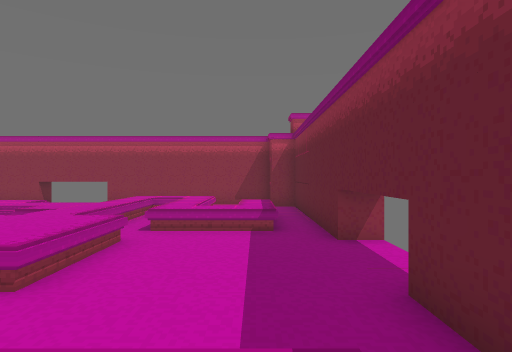
[1] (above)

16 first-person views from a walk through a level from a Godot 3-D game. The camera is 1.5 m above the floor, looks level and sees 75° across. The floor is counted in squares, 2 m on a side. Each view is taken from the middle of a square. On the plan, view 1 faces up. The plan holds only what a view shows up to about 11 squares ahead; the rest is blank. The place goes on beyond the plan.

[2]
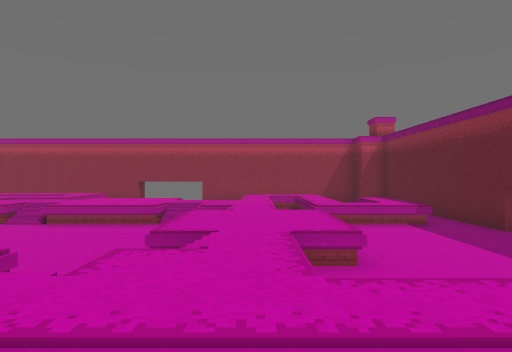

[3]
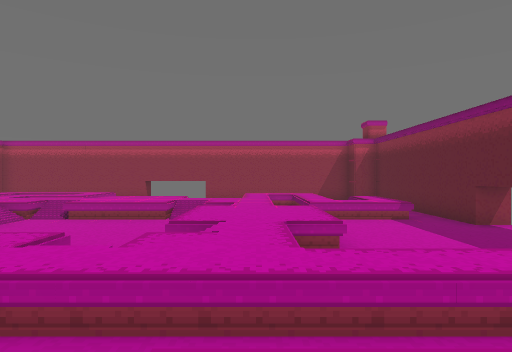

[4]
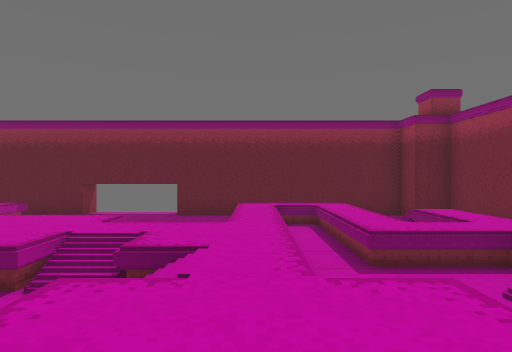

[5]
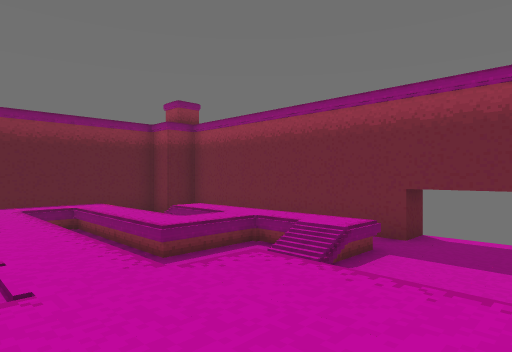

[6]
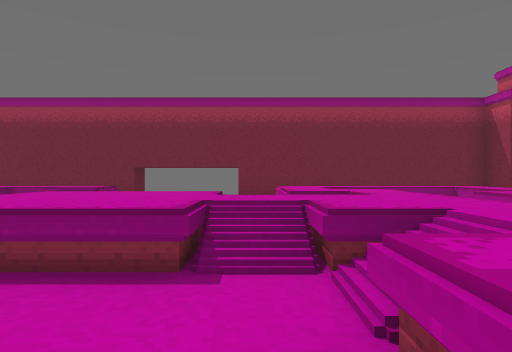

[7]
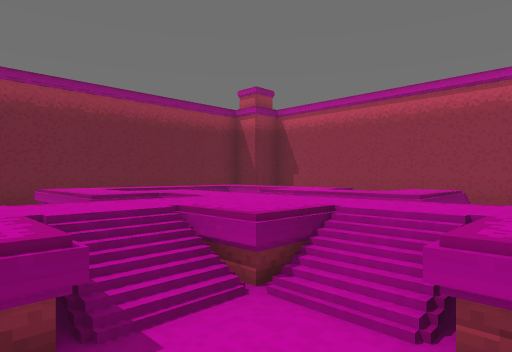

[8]
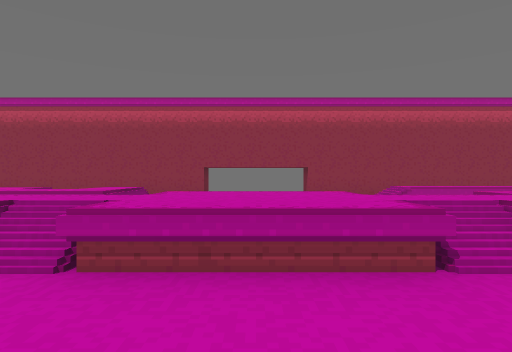

[9]
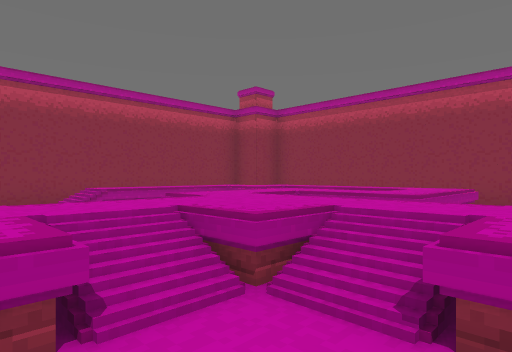

[10]
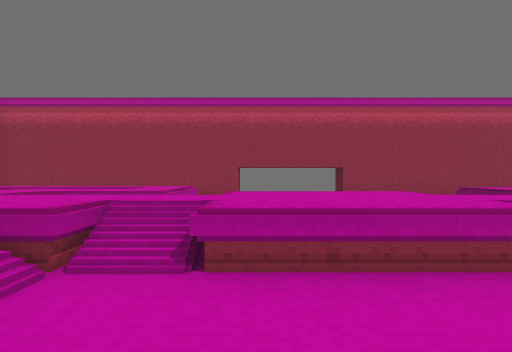

[11]
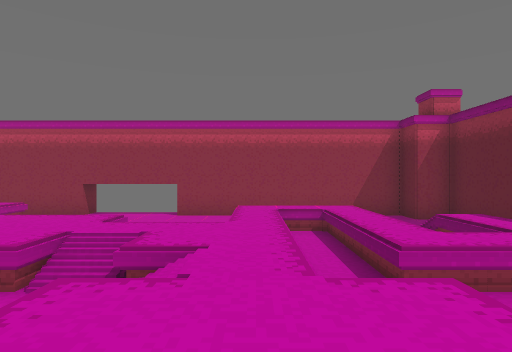

[12]
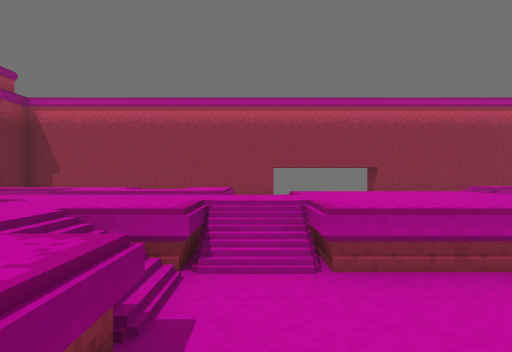

[13]
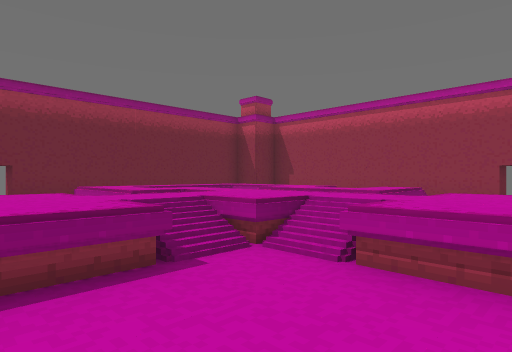

[14]
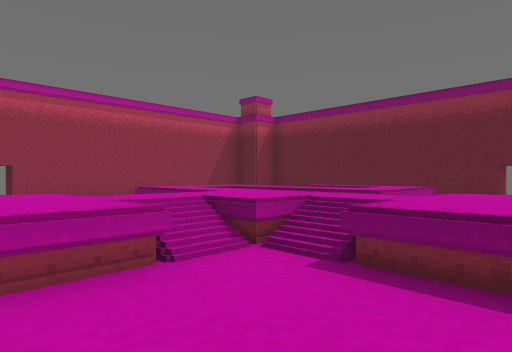

[15]
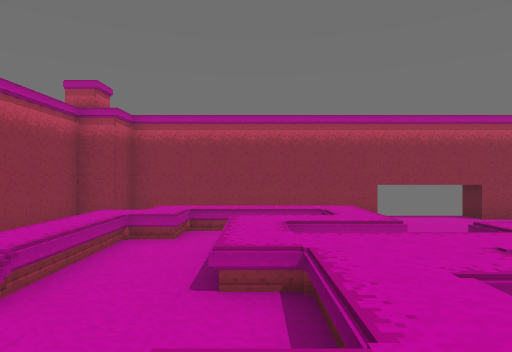

[16]
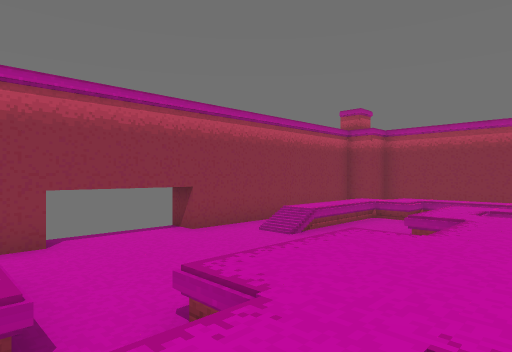

### Floor plan
Key: @ floor where view 1 was taken; # wall or solid block; . main floor; : floor 1 m higher than the main floor; / step, stairs or slope.
Columns run from 19 left of view 1 to 3 right of it. Each row starts with its distance up from view 1.
 16              #
 15   ########...########
 14  ##       .....    .##
 13  #  ::::: .....    ..#
 12  # ::.  :      :::   #
 11  # :..:::      :.: /.#
 10  # :..:   :::  :.: :.#
  9  #.:..::::::::::.: :.#
  8  #./...::/:::/::.:::.#
  7 ##.....:/...../:.....##
  6  .... :::.....:::.....
  5  .... :::.....:::.....
  4  .....:::.....:::.....
  3 ##.....:/...../:.....#
  2  # /:: ::/:::/::.....#
  1  #   : ::::::::::::: #
  0  #  :: :  :::......@ #
 -1  #  :  ::    ..::::: #
 -2  #  :   :  ../.:     #
 -3  #  :::::  ..:::    .#
 -4  ##        ...      ##
 -5   ######## ..########
 -6          #   #

Where each view was taken, in squares from view 1:
view 1: 0 up, 0 right, facing up
view 2: 1 down, 4 left, facing up
view 3: 2 down, 4 left, facing up
view 4: 1 up, 9 left, facing right
view 5: 2 up, 9 left, facing down-right
view 6: 5 up, 10 left, facing down
view 7: 4 up, 9 left, facing down-left
view 8: 5 up, 8 left, facing left
view 9: 6 up, 9 left, facing up-left
view 10: 5 up, 9 left, facing up
view 11: 4 up, 4 left, facing up
view 12: 3 up, 8 left, facing left
view 13: 5 up, 8 left, facing down-left
view 14: 5 up, 8 left, facing up-right
view 15: 5 up, 13 left, facing up
view 16: 2 up, 11 left, facing up-left
